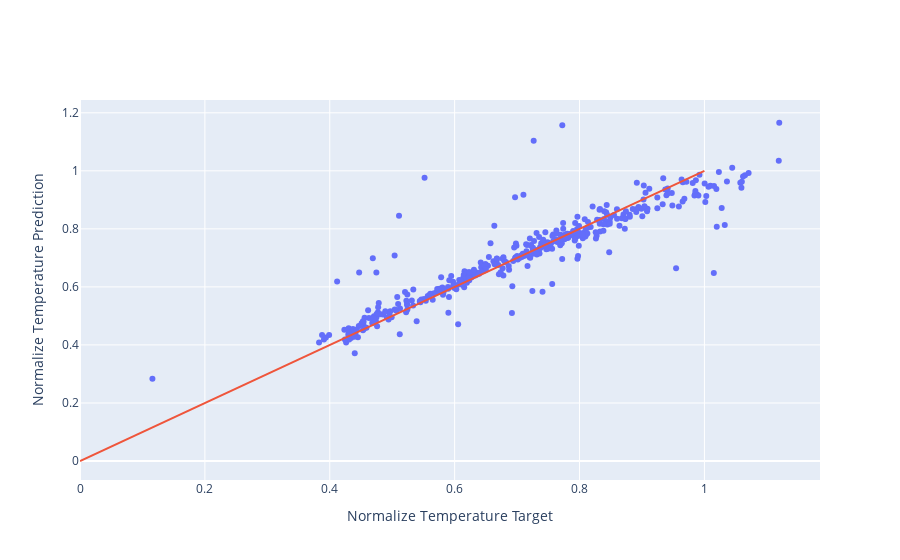

Notebook code for this chart:
### Code cell
yhat = model.predict(datasets['X_test'])
y_test = datasets['y_test']
fig = go.Figure()
fig.add_trace(go.Scatter(x = y_test[:, y_test.shape[-1]//2:].flatten()[::skip],
                         y= yhat[:, y_test.shape[-1]//2:].flatten()[::skip], mode="markers", showlegend=False))
fig.add_trace(go.Scatter(x = [0,1], y=[0,1], mode="lines", showlegend=False))
fig.update_xaxes(title='Normalize Temperature Target')
fig.update_yaxes(title='Normalize Temperature Prediction')

### Figure 1 — Plotly figure (JSON) as saved in the notebook; plotly's stock layout.template omitted (floating-point values rounded to 4 significant figures; data arrays with more than 128 entries replaced by an {"elided": "..."} marker saying what was removed)
{"data": [{"mode": "markers", "showlegend": false, "type": "scatter", "x": {"elided": "395 float values"}, "y": {"elided": "395 float values"}}, {"mode": "lines", "showlegend": false, "type": "scatter", "x": [0, 1], "y": [0, 1]}], "layout": {"autosize": true, "xaxis": {"autorange": true, "range": [0, 1.182], "title": {"text": "Normalize Temperature Target"}, "type": "linear"}, "yaxis": {"autorange": true, "range": [-0.0663, 1.26], "title": {"text": "Normalize Temperature Prediction"}, "type": "linear"}}}
